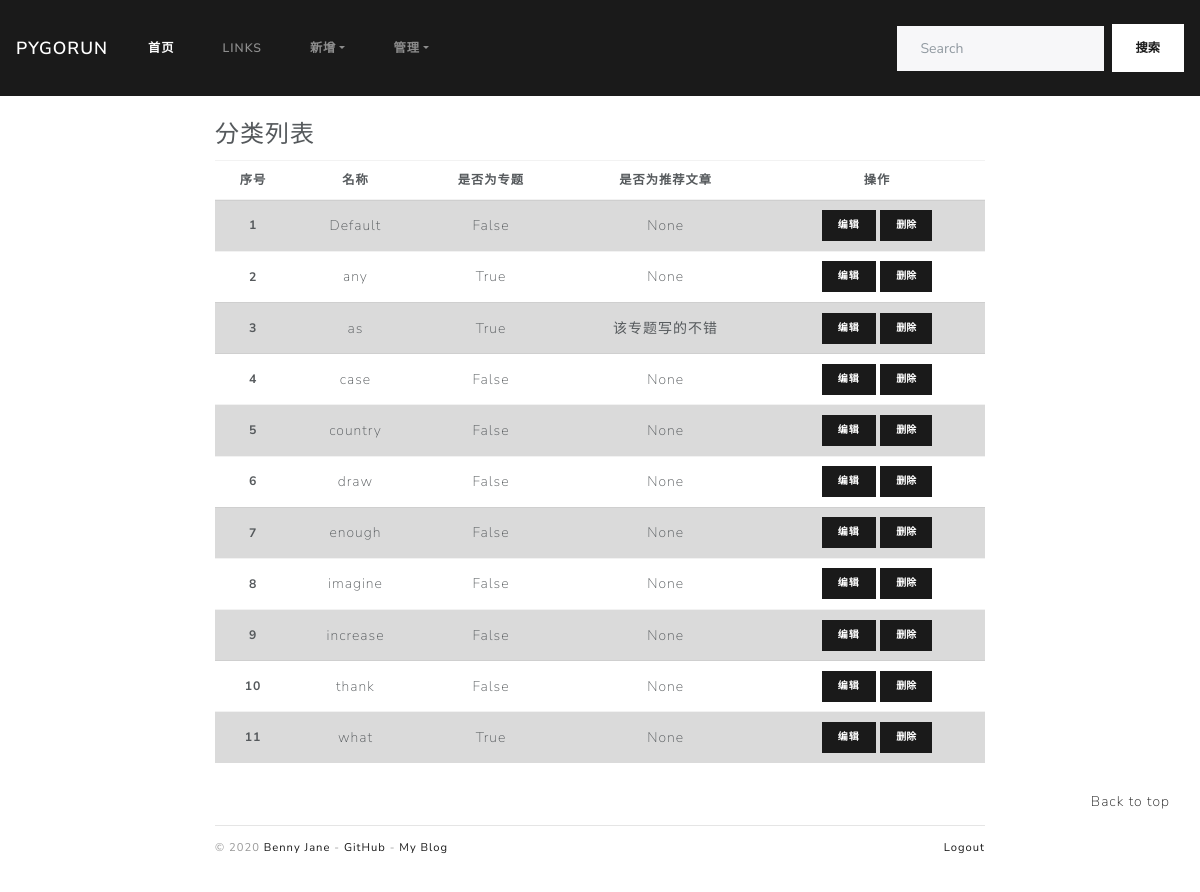
Page /admin/category/manage (signed in) on the earlier database version.
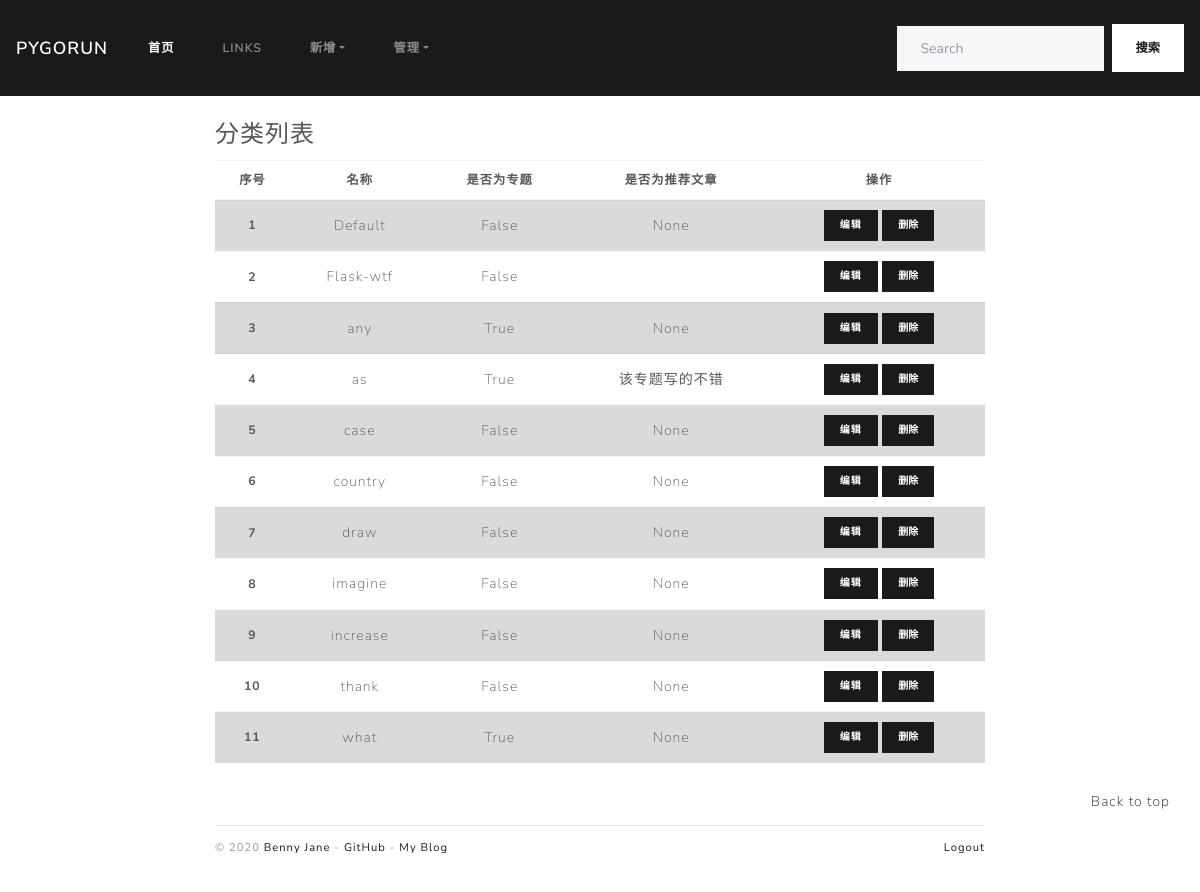
Same page on the later database version.
### blogDog/models.py (models this page shows, shortened)
class Category(db.Model):
    id = db.Column(db.Integer, primary_key=True)
    name = db.Column(db.String(100), unique=True)
    isSubject = db.Column(db.Boolean, default=False)
    subject_info = db.Column(db.Text)  # 添加备注信息
    posts = db.relationship("Post", back_populates="category")

### blogDog/web/admin.py (the view)
@admin_bp.route('/category/manage')
@login_required
def manage_category():
    return render_template('admin/manage_category.html')

### blogDog/__init__.py (called while the page is built)
def register_template_context(app):
    @app.context_processor
    def make_template_context():
        admin = Admin.query.first()
        categories = Category.query.order_by(Category.name).all()
        links = Link.query.order_by(Link.name).all()
        subjects = Category.query.filter_by(isSubject=True).all()
        recommends = Post.query.filter_by(isRecommend=True).order_by(Post.timestamp.desc()).all()
        if current_user.is_authenticated:
            unread_comments = Comment.query.filter_by(reviewed=False).count()
        else:
            unread_comments = None
        return dict(admin=admin, categories=categories, links=links, recommends=recommends
                    , unread_comments=unread_comments, subjects=subjects)

### blogDog/extensions.py (called while the page is built)
@login_manager.user_loader
def load_user(user_id):
    from blogDog.models import Admin
    user = Admin.query.get(int(user_id))
    return user

### blogDog/templates/admin/manage_category.html (shortened to what this page needs)
{% extends 'admin/_admin_base.html' %}
{% block adminContent %}
    <legend>分类列表</legend>
    <table class="table table-hover">
        <thead class="table-cell">
        <tr>
            <th scope="col">序号</th>
            <th scope="col">名称</th>
            <th scope="col">是否为专题</th>
            <th scope="col">是否为推荐文章</th>
            <th scope="col">操作</th>
        </tr>
        </thead>
        <tbody class="table-cell">
        {% if categories %}
            {% for category in categories %}
                <tr {% if (loop.index % 2 == 1) %}class="table-active" {% endif %}>
                    <th scope="row">{{ loop.index }}</th>
                    <td>{{ category.name }}</td>
                    <td>{{ category.isSubject }}</td>
                    <td>{{ category.subject_info }}</td>
                    <td class="table-deal">
                        <div class="justify-content-between">
                            <a type="button" class="btn btn-primary btn-sm"
                               href="{{ url_for('admin.edit_category', category_id=category.id) }}">编辑</a>
                            <form class="inline" method="post"
                                  action="{{ url_for('admin.delete_category', category_id=category.id) }}">
                                <button type="submit" class="btn btn-primary btn-sm"
                                        onclick="return confirm('是否确认删除？')">删除
                                </button>
                            </form>
                        </div>
                    </td>
                </tr>
            {% endfor %}
        {% endif %}
        </tbody>
    </table>
{% endblock %}

Differences in the rows shown:
removed Category: name "enough", isSubject "False", subject_info "None"
added Category: name "Flask-wtf", isSubject "False"
